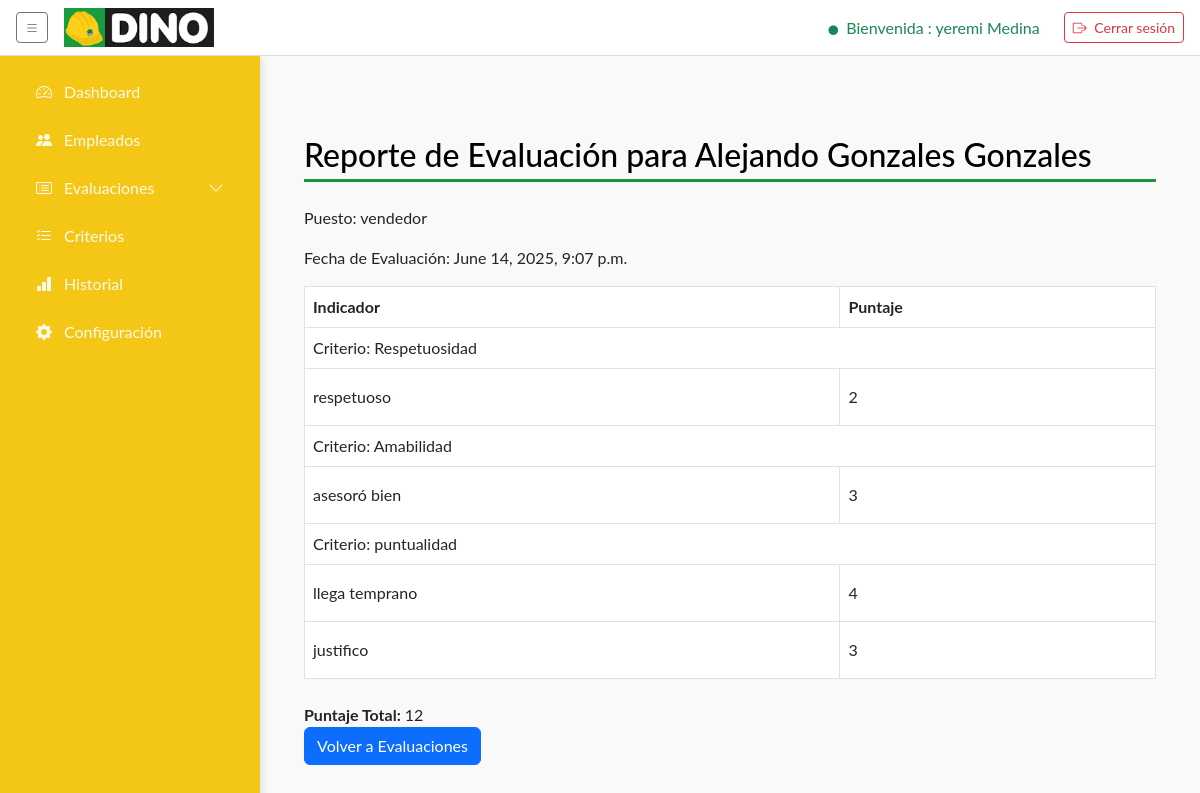
/reporte_evaluacion/15/ (signed in), run on the app's committed database.
### core/models.py (models this page shows, shortened)
class Usuario(AbstractUser):
    """
    Modelo personalizado para el usuario, heredando de AbstractUser.
    Este modelo ahora solo contiene los campos estándar del usuario.
    """

class EvaluacionTrabajador(models.Model):
    ESTADOS = [
        ('PENDIENTE', 'Pendiente'),
        ('EN_PROGRESO', 'En progreso'),
        ('COMPLETADA', 'Completada'),
    ]
    evaluador = models.ForeignKey(settings.AUTH_USER_MODEL, on_delete=models.CASCADE, related_name='evaluaciones_realizadas')
    evaluado = models.ForeignKey(settings.AUTH_USER_MODEL, on_delete=models.CASCADE, related_name='evaluaciones_recibidas')
    fecha_creacion = models.DateTimeField(default=timezone.now)
    fecha_activacion = models.DateTimeField(default=timezone.now)
    estado = models.CharField(max_length=20, choices=ESTADOS, default='PENDIENTE')
    observaciones = models.TextField(blank=True, null=True)

class Trabajador(models.Model):
    user = models.OneToOneField(settings.AUTH_USER_MODEL, on_delete=models.CASCADE, related_name='trabajador', null=True, blank=True)
    puesto = models.ForeignKey(Puesto, on_delete=models.SET_NULL, null=True, blank=True)
    telefono = models.CharField(max_length=20, blank=True)
    direccion = models.CharField(max_length=200, blank=True)

class Puesto(models.Model):
    nombre = models.CharField(max_length=50, unique=True)
    descripcion = models.TextField(blank=True, null=True)

class Criterio(models.Model):
    nombre      = models.CharField(max_length=100, default='Sin nombre')
    descripcion = models.CharField(max_length=200, blank=True, null=True)
    puestos     = models.ManyToManyField(Puesto, related_name='criterios')
    rango_min   = models.IntegerField()
    rango_max   = models.IntegerField()
    peso        = models.PositiveIntegerField('Peso (%)', default=0,
                    help_text='Porcentaje que aporta este criterio')
    ESTADO_CHOICES = [
        ('Activo',   'Activo'),
        ('Inactivo', 'Inactivo'),
    ]
    estado      = models.CharField(max_length=10, choices=ESTADO_CHOICES,
                    default='Activo')

class Indicador(models.Model):
    nombre = models.CharField(max_length=100)
    descripcion = models.TextField(blank=True, null=True)
    criterio = models.ForeignKey(
    Criterio,
    on_delete=models.CASCADE,
    related_name='indicadores'
)
    max_puntaje = models.IntegerField(default=5)

### core/views.py (the view)
# urls.py: path('reporte_evaluacion/<int:evaluacion_id>/', views.reporte_evaluacion, name='reporte_evaluacion'),
@login_required
def reporte_evaluacion(request, evaluacion_id):
    evaluacion = get_object_or_404(EvaluacionTrabajador, id=evaluacion_id)
    usuario_evaluado = evaluacion.evaluado  # Este es un objeto Usuario
    try:
        perfil = usuario_evaluado.trabajador
        puesto_evaluado = perfil.puesto
    except (Trabajador.DoesNotExist, AttributeError):
        puesto_evaluado = None
    criterios = Criterio.objects.filter(puestos=puesto_evaluado) if puesto_evaluado else Criterio.objects.none()
    indicadores = Indicador.objects.filter(criterio__in=criterios)
    respuestas_actuales = RespuestaEvaluacionTrabajador.objects.filter(evaluacion=evaluacion)
    respuestas_dict = {
        respuesta.indicador_id: respuesta.puntaje for respuesta in respuestas_actuales
    }
    puntaje_total = sum(respuestas_dict.values())
    return render(request, 'reporte_evaluacion.html', {
        'evaluacion': evaluacion,
        'evaluado': usuario_evaluado,
        'criterios': criterios,
        'respuestas': respuestas_dict,  # Pasar las respuestas a la plantilla
        'puntaje_total': puntaje_total,  # Pasar el puntaje total a la plantilla
    })

### templates/reporte_evaluacion.html (shortened to what this page needs)
{% extends "base/base.html" %}
{% load static %}
{% block content %}
<div class="container mt-5">
    <h2>Reporte de Evaluación para {{ evaluacion.evaluado.get_full_name }}</h2>
    <p>Puesto: {{ evaluacion.evaluado.trabajador.puesto.nombre }}</p>
    <p>Fecha de Evaluación: {{ evaluacion.fecha_activacion }}</p>
    <table class="table table-bordered">
        <thead>
            <tr>
                <th>Indicador</th>
                <th>Puntaje</th>
            </tr>
        </thead>
        <tbody>
            {% for criterio in criterios %}
                <tr>
                    <td colspan="2" class="font-semibold bg-gray-200">Criterio: {{ criterio.nombre }}</td>
                </tr>
                {% for indicador in criterio.indicadores.all %}
                    <tr>
                        <td class="border-b px-6 py-3">{{ indicador.nombre }}</td>
                        <td class="border-b px-6 py-3">
                            {% for id, puntaje in respuestas.items %}
                                {% if id == indicador.id %}
                                    {{ puntaje }}
                                {% endif %}
                            {% endfor %}
                        </td>
                    </tr>
                {% endfor %}
            {% endfor %}
        </tbody>
    </table>
    <div class="mt-4">
        <strong>Puntaje Total: </strong>{{ puntaje_total }}
    </div>
    <a href="{% url 'lista_evaluaciones' %}" class="btn btn-primary">Volver a Evaluaciones</a>
</div>
{% endblock %}

### templates/base/base.html (shortened to what this page needs)
{% load static %}
<!DOCTYPE html>
<html lang="es">
<head>
    <link href="https://cdn.jsdelivr.net/npm/bootstrap@5.3.0/dist/css/bootstrap.min.css" rel="stylesheet" />
    <link href="https://cdn.jsdelivr.net/npm/bootstrap-icons@1.10.5/font/bootstrap-icons.css" rel="stylesheet" />
</head>
<body>
    <nav class="navbar d-flex justify-content-between align-items-center">
        <div class="d-flex align-items-center">
            <button id="sidebarToggle" class="btn btn-outline-secondary btn-sm me-3">
                <i class="bi bi-list"></i>
            </button>
            <a class="navbar-brand">
                <img src="{% static 'img/logo_dino.png' %}" alt="Logo Dino">
            </a>
        </div>
        <div class="d-flex align-items-center">
            <span class="text-success me-4">
                <i class="bi bi-circle-fill me-1" style="font-size:.6rem;"></i> Bienvenida :
                {{ request.user.get_full_name|default:request.user.username }}
            </span>
            <form id="logoutForm" method="post" action="{% url 'index' %}">
                <button type="submit" class="btn btn-outline-danger btn-sm">
                    <i class="bi bi-box-arrow-right me-1"></i> Cerrar sesión
                </button>
            </form>
        </div>
    </nav>
    {% with request.resolver_match.url_name as view_name %}
    <div class="d-flex main">
        <aside class="sidebar" id="sidebar">
            <ul class="nav flex-column">
                <li class="nav-item">
                    <a href="{% url 'admin_dashboard' %}"
                        class="nav-link {% if view_name == 'admin_dashboard' %}active{% endif %}">
                        <i class="bi bi-speedometer2"></i><span>Dashboard</span>
                    </a>
                </li>
                <li class="nav-item">
                    <a href="{% url 'gestion_empleados' %}"
                        class="nav-link {% if view_name == 'gestion_empleados' %}active{% endif %}">
                        <i class="bi bi-people-fill"></i><span>Empleados</span>
                    </a>
                </li>
                <li
                    class="nav-item has-submenu {% if view_name == 'lista_evaluaciones' or view_name == 'realizar_autoevaluacion' %}submenu-open{% endif %}">
                    <a href="#" class="nav-link submenu-toggle">
                        <i class="bi bi-card-list"></i><span>Evaluaciones</span>
                        <i class="bi bi-chevron-down ms-auto"></i>
                    </a>
                </li>
                <li class="nav-item">
                    <a href="{% url 'lista_criterios' %}"
                        class="nav-link {% if view_name == 'lista_criterios' %}active{% endif %}">
                        <i class="bi bi-list-check"></i><span>Criterios</span>
                    </a>
                </li>
                <li class="nav-item">
                    <a href="{% url 'historial_evaluaciones' %}"
                        class="nav-link {% if view_name == 'historial_evaluaciones' %}active{% endif %}">
                        <i class="bi bi-bar-chart-fill"></i><span>Historial</span>
                    </a>
                </li>
                <li class="nav-item">
                    <a href="{% url 'admin_dashboard' %}"
                        class="nav-link {% if view_name == 'configuracion' %}active{% endif %}">
                        <i class="bi bi-gear-fill"></i><span>Configuración</span>
                    </a>
                </li>
            </ul>
        </aside>
        <main class="content">
            {% block content %}{% endblock %}
        </main>
    </div>
    {% endwith %}
</body>
</html>

### templates/base/base.html (style rules this page uses)
:root { --sidebar-width: 260px; --sidebar-collapsed: 80px; --primary: #F4C716; --bg: #f9f9f9; --tre: #17973C; --secundary: #000000; --shadow: rgba(0, 0, 0, 0.1); }
html, body { margin: 0; padding: 0; height: 100%; background: var(--bg); font-family: 'Lato', sans-serif; }
.d-flex.main { height: calc(100vh - 56px); }
aside.sidebar { position: fixed; top: 56px; left: 0; bottom: 0; width: var(--sidebar-width); background: black; color: #fff; padding: 1rem; box-shadow: 2px 0 8px var(--shadow); transition: width .3s; z-index: 1050; }
aside.sidebar .nav-link { color: rgba(255, 255, 255, 0.9); margin-bottom: .5rem; border-radius: 6px; display: flex; align-items: center; gap: .5rem; white-space: nowrap; overflow: hidden; }
aside.sidebar .nav-link i { min-width: 24px; text-align: center; }
aside.sidebar .nav-link span { transition: opacity .3s; }
main.content { margin-top: 56px; margin-left: var(--sidebar-width); padding: 2rem; transition: margin-left .3s; position: relative; overflow: auto; }
main.content h2 { color: var(--primary); border-bottom: 3px solid var(--primary); padding-bottom: .3rem; margin-bottom: 1.5rem; }
nav.navbar { background: #fff; border-bottom: 1px solid #ddd; height: 56px; z-index: 1100; padding: 0 1rem; position: fixed; top: 0; left: 0; right: 0; }
nav.navbar .navbar-brand { flex: none; display: flex; align-items: center; }
nav.navbar .navbar-brand img { width: 150px; height: auto; flex-shrink: 0; }
aside.sidebar { width: var(--sidebar-width); background: var(--primary); color: #fff; display: flex; flex-direction: column; padding: 1rem; box-shadow: 2px 0 8px var(--shadow); transition: width .3s; }
main.content { flex: 1; overflow: auto; padding: 2rem; }
main.content h2 { color: var(--secundary); border-bottom: 3px solid var(--tre); padding-bottom: .3rem; margin-bottom: 1.5rem; }
.has-submenu { position: relative; }

### data on the page
Usuario: user.get_full_name "yeremi Medina"
EvaluacionTrabajador: evaluado.get_full_name "Alejando Gonzales Gonzales", evaluado.trabajador.puesto.nombre "vendedor", fecha_activacion "June 14, 2025, 9:07 p.m."
Criterio: nombre "Respetuosidad"
Indicador: nombre "respetuoso", respuestas "2"
Criterio: nombre "Amabilidad"
Indicador: nombre "asesoró bien", respuestas "3"
Criterio: nombre "puntualidad"
Indicador: nombre "llega temprano", respuestas "4"
Indicador: nombre "justifico", respuestas "3"

### other printed values
{{ puntaje_total }} "12"
